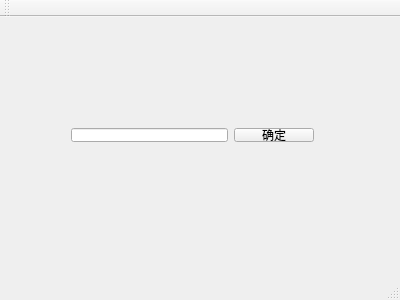
<?xml version="1.0" encoding="UTF-8"?>
<ui version="4.0">
 <class>MainWindow</class>
 <widget class="QMainWindow" name="MainWindow">
  <property name="geometry">
   <rect>
    <x>0</x>
    <y>0</y>
    <width>400</width>
    <height>300</height>
   </rect>
  </property>
  <property name="windowTitle">
   <string>MainWindow</string>
  </property>
  <widget class="QWidget" name="centralWidget">
   <widget class="QWidget" name="">
    <property name="geometry">
     <rect>
      <x>60</x>
      <y>100</y>
      <width>265</width>
      <height>36</height>
     </rect>
    </property>
    <layout class="QHBoxLayout" name="horizontalLayout">
     <item>
      <widget class="QLineEdit" name="lineEdit"/>
     </item>
     <item>
      <widget class="QPushButton" name="pushButton">
       <property name="text">
        <string>确定</string>
       </property>
      </widget>
     </item>
    </layout>
   </widget>
  </widget>
  <widget class="QMenuBar" name="menuBar">
   <property name="geometry">
    <rect>
     <x>0</x>
     <y>0</y>
     <width>400</width>
     <height>23</height>
    </rect>
   </property>
  </widget>
  <widget class="QToolBar" name="mainToolBar">
   <attribute name="toolBarArea">
    <enum>TopToolBarArea</enum>
   </attribute>
   <attribute name="toolBarBreak">
    <bool>false</bool>
   </attribute>
  </widget>
  <widget class="QStatusBar" name="statusBar"/>
 </widget>
 <layoutdefault spacing="6" margin="11"/>
 <resources/>
 <connections/>
</ui>
